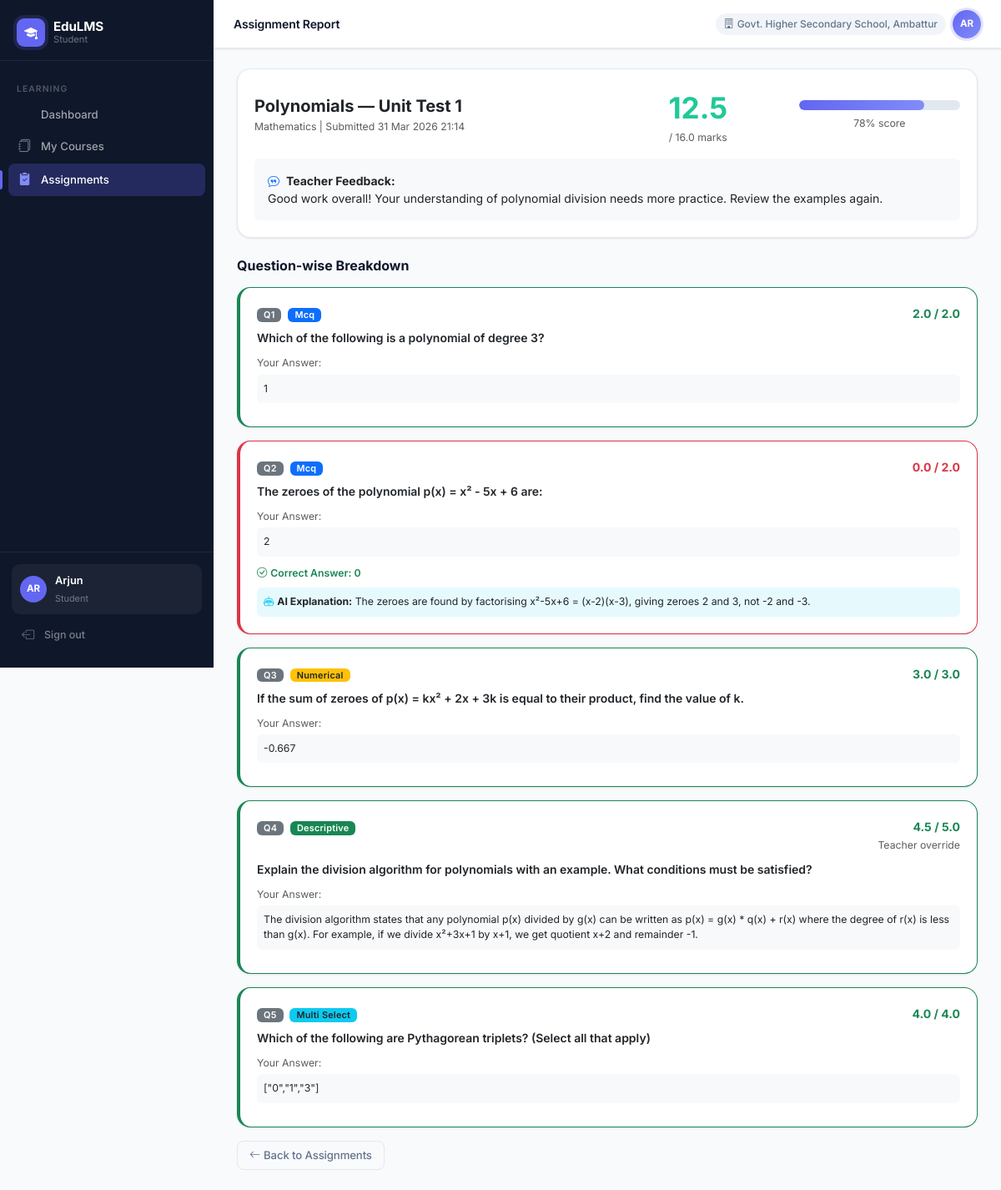
Page /student/assignments/1/report (signed in) on the committed database.
### app/models/user.py (models this page shows, shortened)
class User(UserMixin, db.Model):
    __tablename__ = 'users'
    id = db.Column(db.Integer, primary_key=True)
    username = db.Column(db.String(80), unique=True, nullable=False)
    password_hash = db.Column(db.String(256), nullable=False)
    full_name = db.Column(db.String(120), nullable=False)
    email = db.Column(db.String(120))
    phone = db.Column(db.String(20))
    role = db.Column(db.String(30), nullable=False)  # super_admin, district_admin, block_admin, school_admin, teacher, student, parent
    district_id = db.Column(db.Integer, db.ForeignKey('districts.id'), nullable=True)
    block_id = db.Column(db.Integer, db.ForeignKey('blocks.id'), nullable=True)
    school_id = db.Column(db.Integer, db.ForeignKey('schools.id'), nullable=True)
    is_active = db.Column(db.Boolean, default=True)
    created_at = db.Column(db.DateTime, default=datetime.utcnow)
    district = db.relationship('District', foreign_keys=[district_id])
    block = db.relationship('Block', foreign_keys=[block_id])
    school = db.relationship('School', foreign_keys=[school_id])

### app/models/hierarchy.py (models this page shows)
class School(db.Model):
    __tablename__ = 'schools'
    id = db.Column(db.Integer, primary_key=True)
    name = db.Column(db.String(120), nullable=False)
    block_id = db.Column(db.Integer, db.ForeignKey('blocks.id'), nullable=False)
    district_id = db.Column(db.Integer, db.ForeignKey('districts.id'), nullable=False)
    is_active = db.Column(db.Boolean, default=True)
    created_at = db.Column(db.DateTime, default=datetime.utcnow)

### app/models/assignment.py (models this page shows)
class Assignment(db.Model):
    __tablename__ = 'assignments'
    id = db.Column(db.Integer, primary_key=True)
    subject_id = db.Column(db.Integer, db.ForeignKey('subjects.id'), nullable=False)
    class_id = db.Column(db.Integer, db.ForeignKey('classes.id'), nullable=False)
    teacher_id = db.Column(db.Integer, db.ForeignKey('users.id'), nullable=False)
    title = db.Column(db.String(200), nullable=False)
    instructions = db.Column(db.Text)
    deadline = db.Column(db.DateTime, nullable=False)
    max_attempts = db.Column(db.Integer, default=1)
    allow_retry = db.Column(db.Boolean, default=False)
    school_id = db.Column(db.Integer, db.ForeignKey('schools.id'))
    block_id = db.Column(db.Integer, db.ForeignKey('blocks.id'))
    district_id = db.Column(db.Integer, db.ForeignKey('districts.id'))
    is_active = db.Column(db.Boolean, default=True)
    created_at = db.Column(db.DateTime, default=datetime.utcnow)
    subject = db.relationship('Subject', backref='assignments')
    class_ref = db.relationship('Class', backref='assignments')
    teacher = db.relationship('User', backref='created_assignments')
    questions = db.relationship('Question', backref='assignment', lazy=True, order_by='Question.order')

class Submission(db.Model):
    __tablename__ = 'submissions'
    id = db.Column(db.Integer, primary_key=True)
    assignment_id = db.Column(db.Integer, db.ForeignKey('assignments.id'), nullable=False)
    student_id = db.Column(db.Integer, db.ForeignKey('users.id'), nullable=False)
    attempt_number = db.Column(db.Integer, default=1)
    status = db.Column(db.String(20), default='submitted')  # submitted, pending_review, approved
    submitted_at = db.Column(db.DateTime, default=datetime.utcnow)
    teacher_approved_at = db.Column(db.DateTime)
    final_score = db.Column(db.Float)
    teacher_feedback = db.Column(db.Text)
    assignment = db.relationship('Assignment', backref='submissions')
    student = db.relationship('User', backref='submissions')
    answers = db.relationship('SubmissionAnswer', backref='submission', lazy=True)

class SubmissionAnswer(db.Model):
    __tablename__ = 'submission_answers'
    id = db.Column(db.Integer, primary_key=True)
    submission_id = db.Column(db.Integer, db.ForeignKey('submissions.id'), nullable=False)
    question_id = db.Column(db.Integer, db.ForeignKey('questions.id'), nullable=False)
    answer_text = db.Column(db.Text)
    file_path = db.Column(db.String(300))
    ai_score = db.Column(db.Float)
    ai_feedback = db.Column(db.Text)
    teacher_score = db.Column(db.Float)
    teacher_override = db.Column(db.Boolean, default=False)
    is_correct = db.Column(db.Boolean)
    question = db.relationship('Question', backref='answers')

class Question(db.Model):
    __tablename__ = 'questions'
    id = db.Column(db.Integer, primary_key=True)
    assignment_id = db.Column(db.Integer, db.ForeignKey('assignments.id'), nullable=False)
    type = db.Column(db.String(20), nullable=False)  # mcq, multi_select, descriptive, numerical, file_upload
    text = db.Column(db.Text, nullable=False)
    marks = db.Column(db.Float, default=1.0)
    correct_answer = db.Column(db.Text)  # JSON for MCQ options/correct; plain text for others
    options = db.Column(db.Text)  # JSON array for MCQ/multi_select
    tolerance = db.Column(db.Float, nullable=True)
    order = db.Column(db.Integer, default=0)
    is_active = db.Column(db.Boolean, default=True)

### app/models/academic.py (models this page shows)
class Subject(db.Model):
    __tablename__ = 'subjects'
    id = db.Column(db.Integer, primary_key=True)
    name = db.Column(db.String(100), nullable=False)
    class_id = db.Column(db.Integer, db.ForeignKey('classes.id'), nullable=False)
    school_id = db.Column(db.Integer, db.ForeignKey('schools.id'), nullable=False)
    block_id = db.Column(db.Integer, db.ForeignKey('blocks.id'), nullable=False)
    district_id = db.Column(db.Integer, db.ForeignKey('districts.id'), nullable=False)
    is_active = db.Column(db.Boolean, default=True)
    modules = db.relationship('Module', backref='subject', lazy=True, order_by='Module.order')

### app/routes/student.py (the view)
@student_bp.route('/assignments/<int:id>/report')
@login_required
@require_role('student')
def assignment_report(id):
    submission = Submission.query.filter_by(assignment_id=id, student_id=current_user.id, status='approved').order_by(Submission.attempt_number.desc()).first()
    if not submission:
        flash('Report not available yet. Waiting for teacher approval.', 'info')
        return redirect(url_for('student.assignments'))
    assignment = submission.assignment
    total_marks = sum(q.marks for q in assignment.questions if q.is_active)
    return render_template('student/report.html', submission=submission, assignment=assignment, total_marks=total_marks)

### app/models/user.py (called while the page is built)
@login_manager.user_loader
def load_user(user_id):
    return User.query.get(int(user_id))

### app/services/rbac.py (called while the page is built)
def require_role(*roles):
    def decorator(f):
        @wraps(f)
        def decorated_function(*args, **kwargs):
            if not current_user.is_authenticated:
                return redirect(url_for('auth.login'))
            if current_user.role not in roles:
                abort(403)
            return f(*args, **kwargs)
        return decorated_function
    return decorator

### app/templates/student/report.html (shortened to what this page needs)
{% extends "base.html" %}
{% block page_title %}Assignment Report{% endblock %}
{% block content %}
<div class="card mb-4">
    <div class="card-body">
        <div class="row align-items-center">
            <div class="col-md-6">
                <h5 class="fw-bold mb-1">{{ assignment.title }}</h5>
                <div class="text-muted small">{{ assignment.subject.name }} | Submitted {{ submission.submitted_at.strftime('%d %b %Y %H:%M') }}</div>
            </div>
            <div class="col-md-3 text-center">
                <div class="fw-bold" style="font-size:2.2rem;color:#20c997">{{ submission.final_score | round(1) }}</div>
                <div class="text-muted small">/ {{ total_marks }} marks</div>
            </div>
            <div class="col-md-3 text-center">
                {% set pct = ((submission.final_score / total_marks) * 100) | round | int %}
                <div class="progress mb-1" style="height:12px;border-radius:8px">
                    <div class="progress-bar {% if pct >= 75 %}bg-success{% elif pct >= 50 %}bg-warning{% else %}bg-danger{% endif %}" style="width:{{ pct }}%"></div>
                </div>
                <small class="text-muted">{{ pct }}% score</small>
            </div>
        </div>
        {% if submission.teacher_feedback %}
        <div class="mt-3 p-3 bg-light rounded">
            <strong><i class="bi bi-chat-quote me-2 text-primary"></i>Teacher Feedback:</strong><br>
            {{ submission.teacher_feedback }}
        </div>
        {% endif %}
    </div>
</div>
<h6 class="fw-bold mb-3">Question-wise Breakdown</h6>
{% for answer in submission.answers %}
{% set q = answer.question %}
<div class="card mb-3 {% if answer.is_correct %}border-success{% else %}border-danger{% endif %}" style="border-left-width:4px!important;">
    <div class="card-body">
        <div class="d-flex justify-content-between align-items-start mb-2">
            <div>
                <span class="badge bg-secondary me-1">Q{{ loop.index }}</span>
                <span class="badge {% if q.type == 'mcq' %}bg-primary{% elif q.type == 'descriptive' %}bg-success{% elif q.type == 'numerical' %}bg-warning text-dark{% else %}bg-info text-dark{% endif %}">{{ q.type.replace('_',' ').title() }}</span>
            </div>
            <div class="text-end">
                {% set score = answer.teacher_score if answer.teacher_score is not none else answer.ai_score %}
                <span class="fw-bold {% if answer.is_correct %}text-success{% else %}text-danger{% endif %}">
                    {{ score | round(1) if score is not none else 0 }} / {{ q.marks }}
                </span>
                {% if answer.teacher_override %}<br><small class="text-muted">Teacher override</small>{% endif %}
            </div>
        </div>
        <p class="fw-semibold mb-2">{{ q.text }}</p>
        <div class="mb-2">
            <small class="text-muted">Your Answer:</small>
            <div class="bg-light p-2 rounded small mt-1">{{ answer.answer_text or '(No answer)' }}</div>
        </div>
        {% if not answer.is_correct %}
        {% if q.correct_answer and q.type != 'descriptive' %}
        <div class="mb-2">
            <small class="text-success fw-semibold"><i class="bi bi-check-circle me-1"></i>Correct Answer: {{ q.correct_answer }}</small>
        </div>
        {% endif %}
        {% if answer.ai_feedback %}
        <div class="bg-info bg-opacity-10 rounded p-2 small">
            <i class="bi bi-robot me-1 text-info"></i><strong>AI Explanation:</strong> {{ answer.ai_feedback }}
        </div>
        {% endif %}
        {% endif %}
    </div>
</div>
{% endfor %}
<div class="mt-3">
    <a href="{{ url_for('student.assignments') }}" class="btn btn-outline-secondary"><i class="bi bi-arrow-left me-1"></i>Back to Assignments</a>
</div>
{% endblock %}

### app/templates/base.html (shortened to what this page needs)
<!DOCTYPE html>
<html lang="en">
<head>
    <link href="https://cdn.jsdelivr.net/npm/bootstrap@5.3.2/dist/css/bootstrap.min.css" rel="stylesheet">
    <link href="https://cdn.jsdelivr.net/npm/bootstrap-icons@1.11.3/font/bootstrap-icons.css" rel="stylesheet">
</head>
<body>
{% if current_user.is_authenticated %}
<nav id="sidebar">
    <div class="sidebar-brand">
        <div class="sidebar-brand-icon"><i class="bi bi-mortarboard-fill"></i></div>
        <div class="sidebar-brand-text">
            <strong>EduLMS</strong>
            <span>{{ current_user.role.replace('_',' ').title() }}</span>
        </div>
    </div>
    <div class="sidebar-nav">
    {% if current_user.role in ['super_admin','district_admin','block_admin','school_admin'] %}
        <div class="nav-section">Administration</div>
        <a href="{{ url_for('admin.dashboard') }}" class="nav-link {% if request.endpoint == 'admin.dashboard' %}active{% endif %}">
            <i class="bi bi-squares"></i> Dashboard
        </a>
        {% if current_user.role == 'super_admin' %}
        <a href="{{ url_for('admin.districts') }}" class="nav-link {% if request.endpoint == 'admin.districts' %}active{% endif %}">
            <i class="bi bi-map"></i> Districts
        </a>
        <a href="{{ url_for('admin.blocks') }}" class="nav-link {% if request.endpoint == 'admin.blocks' %}active{% endif %}">
            <i class="bi bi-geo-alt"></i> Blocks
        </a>
        {% endif %}
        {% if current_user.role in ['super_admin','district_admin','block_admin'] %}
        <a href="{{ url_for('admin.schools') }}" class="nav-link {% if request.endpoint == 'admin.schools' %}active{% endif %}">
            <i class="bi bi-building-fill"></i> Schools
        </a>
        {% endif %}
        <a href="{{ url_for('admin.users') }}" class="nav-link {% if request.endpoint == 'admin.users' %}active{% endif %}">
            <i class="bi bi-people-fill"></i> Users
        </a>
        <a href="{{ url_for('admin.classes') }}" class="nav-link {% if request.endpoint == 'admin.classes' %}active{% endif %}">
            <i class="bi bi-collection-fill"></i> Classes
        </a>
        <a href="{{ url_for('admin.subjects') }}" class="nav-link {% if request.endpoint == 'admin.subjects' %}active{% endif %}">
            <i class="bi bi-book-fill"></i> Subjects
        </a>
    {% elif current_user.role == 'student' %}
        <div class="nav-section">Learning</div>
        <a href="{{ url_for('student.dashboard') }}" class="nav-link {% if request.endpoint == 'student.dashboard' %}active{% endif %}">
             Dashboard
        </a>
        <a href="{{ url_for('student.courses') }}" class="nav-link {% if request.endpoint and 'course' in request.endpoint %}active{% endif %}">
            <i class="bi bi-journals"></i> My Courses
        </a>
        <a href="{{ url_for('student.assignments') }}" class="nav-link {% if request.endpoint and 'assignment' in request.endpoint %}active{% endif %}">
            <i class="bi bi-clipboard2-check-fill"></i> Assignments
        </a>
    {% endif %}
    </div>
    <div class="sidebar-footer">
        <div class="sidebar-user">
            <div class="sidebar-avatar">{{ current_user.full_name[:2].upper() }}</div>
            <div class="sidebar-user-info">
                <strong>{{ current_user.full_name.split()[0] }}</strong>
                <span>{{ current_user.role.replace('_',' ').title() }}</span>
            </div>
        </div>
        <a href="{{ url_for('auth.logout') }}" class="nav-link" style="color:rgba(255,255,255,.45);font-size:.78rem;">
            <i class="bi bi-box-arrow-left"></i> Sign out
        </a>
    </div>
</nav>
<div id="main">
    <div id="topbar">
        <div class="d-flex align-items-center gap-3">
            <span class="topbar-title">{% block page_title %}{% endblock %}</span>
        </div>
        <div class="d-flex align-items-center gap-2">
            {% if current_user.school %}
            <span class="topbar-school d-none d-md-block">
                <i class="bi bi-building me-1"></i>{{ current_user.school.name }}
            </span>
            {% endif %}
            <div class="topbar-avatar">{{ current_user.full_name[:2].upper() }}</div>
        </div>
    </div>
    <div class="page-content">
        {% block content %}{% endblock %}
    </div>
</div>
{% else %}
{% block auth_content %}{% endblock %}
{% endif %}
</body>
</html>

### rows in the picture
User: role.replace "Student", full_name "AR", full_name "Arjun"
School: school.name "Govt. Higher Secondary School, Ambattur"
Assignment: title "Polynomials — Unit Test 1"
Subject: subject.name "Mathematics"
Submission: submitted_at "31 Mar 2026 21:14", final_score "12.5", teacher_feedback "Good work overall! Your understanding of polynomial division needs more practice. Review the examples again."
SubmissionAnswer: teacher_score "2.0", answer_text "1"
Question: type.replace "Mcq", marks "2.0", text "Which of the following is a polynomial of degree 3?"
SubmissionAnswer: teacher_score "0.0", answer_text "2", ai_feedback "The zeroes are found by factorising x²-5x+6 = (x-2)(x-3), giving zeroes 2 and 3, not -2 and -3."
Question: type.replace "Mcq", marks "2.0", text "The zeroes of the polynomial p(x) = x² - 5x + 6 are:", correct_answer "0"
SubmissionAnswer: teacher_score "3.0", answer_text "-0.667"
Question: type.replace "Numerical", marks "3.0", text "If the sum of zeroes of p(x) = kx² + 2x + 3k is equal to their product, find the value of k."
SubmissionAnswer: teacher_score "4.5", teacher_override "Teacher override", answer_text "The division algorithm states that any polynomial p(x) divided by g(x) can be written as p(x) = g(x) * q(x) + r(x) where the degree of r(x) is less than g(x). For example, if we divide x²+3x+1 by x+1, we get quotient x+2 and remainder -1."
Question: type.replace "Descriptive", marks "5.0", text "Explain the division algorithm for polynomials with an example. What conditions must be satisfied?"
SubmissionAnswer: teacher_score "4.0", answer_text "[\"0\",\"1\",\"3\"]"
Question: type.replace "Multi Select", marks "4.0", text "Which of the following are Pythagorean triplets? (Select all that apply)"

### other values in the picture
{{ total_marks }} "16.0"
{{ pct }} "78"
